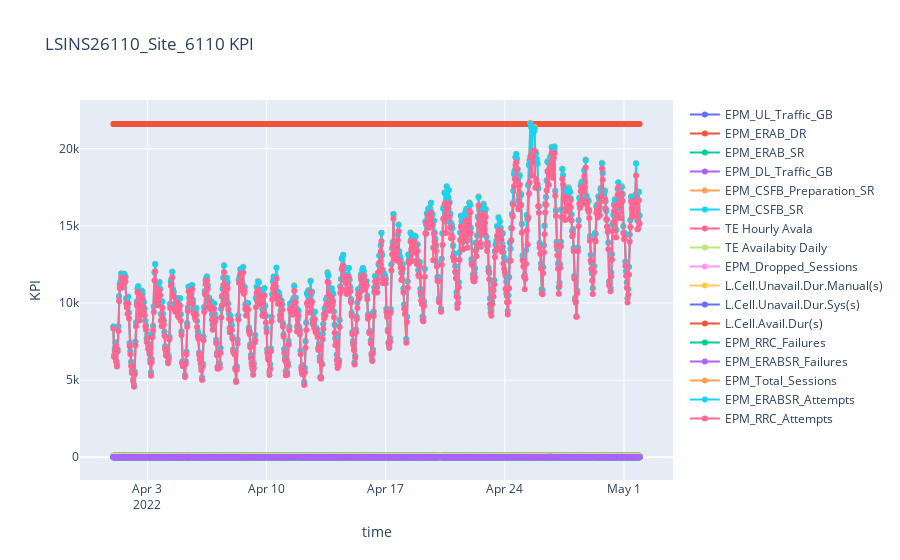

The code cell stored with this chart in its notebook:
### Code cell
# Cell KPI
snap = df[(df['eNodeB Name']=='LSINS26110_Site_6110')]
data = []
for i in snap.columns[3:]:
    trace = go.Scatter(x=snap['Time'],y=snap[i],name=i,mode='markers+lines')
    data.append(trace)
layout = go.Layout(title='{} KPI'.format(snap['eNodeB Name'].iloc[0]), xaxis ={'title':'time'},yaxis={'title':'KPI'},hovermode='x unified')
fig = go.Figure(data=data, layout=layout)
fig.update_xaxes(categoryorder='category ascending')
fig.show()

### Figure 1 — Plotly figure (JSON) as saved in the notebook; plotly's stock layout.template omitted (floating-point values rounded to 4 significant figures; data arrays with more than 128 entries replaced by an {"elided": "..."} marker saying what was removed)
{"data": [{"mode": "markers+lines", "name": "EPM_UL_Traffic_GB", "type": "scatter", "x": {"elided": "738 str values"}, "y": {"elided": "738 float values"}}, {"mode": "markers+lines", "name": "EPM_ERAB_DR", "type": "scatter", "x": {"elided": "738 str values"}, "y": {"elided": "738 float values"}}, {"mode": "markers+lines", "name": "EPM_ERAB_SR", "type": "scatter", "x": {"elided": "738 str values"}, "y": {"elided": "738 float values"}}, {"mode": "markers+lines", "name": "EPM_DL_Traffic_GB", "type": "scatter", "x": {"elided": "738 str values"}, "y": {"elided": "738 float values"}}, {"mode": "markers+lines", "name": "EPM_CSFB_Preparation_SR", "type": "scatter", "x": {"elided": "738 str values"}, "y": {"elided": "738 float values"}}, {"mode": "markers+lines", "name": "EPM_CSFB_SR", "type": "scatter", "x": {"elided": "738 str values"}, "y": {"elided": "738 int values"}}, {"mode": "markers+lines", "name": "TE Hourly Avala", "type": "scatter", "x": {"elided": "738 str values"}, "y": {"elided": "738 int values"}}, {"mode": "markers+lines", "name": "TE Availabity Daily", "type": "scatter", "x": {"elided": "738 str values"}, "y": {"elided": "738 int values"}}, {"mode": "markers+lines", "name": "EPM_Dropped_Sessions", "type": "scatter", "x": {"elided": "738 str values"}, "y": {"elided": "738 int values"}}, {"mode": "markers+lines", "name": "L.Cell.Unavail.Dur.Manual(s)", "type": "scatter", "x": {"elided": "738 str values"}, "y": {"elided": "738 int values"}}, {"mode": "markers+lines", "name": "L.Cell.Unavail.Dur.Sys(s)", "type": "scatter", "x": {"elided": "738 str values"}, "y": {"elided": "738 int values"}}, {"mode": "markers+lines", "name": "L.Cell.Avail.Dur(s)", "type": "scatter", "x": {"elided": "738 str values"}, "y": {"elided": "738 int values"}}, {"mode": "markers+lines", "name": "EPM_RRC_Failures", "type": "scatter", "x": {"elided": "738 str values"}, "y": {"elided": "738 int values"}}, {"mode": "markers+lines", "name": "EPM_ERABSR_Failures", "type": "scatter", "x": {"elided": "738 str values"}, "y": {"elided": "738 int values"}}, {"mode": "markers+lines", "name": "EPM_Total_Sessions", "type": "scatter", "x": {"elided": "738 str values"}, "y": {"elided": "738 int values"}}, {"mode": "markers+lines", "name": "EPM_ERABSR_Attempts", "type": "scatter", "x": {"elided": "738 str values"}, "y": {"elided": "738 int values"}}, {"mode": "markers+lines", "name": "EPM_RRC_Attempts", "type": "scatter", "x": {"elided": "738 str values"}, "y": {"elided": "738 int values"}}], "layout": {"autosize": true, "hovermode": "x unified", "title": {"text": "LSINS26110_Site_6110 KPI"}, "xaxis": {"autorange": true, "categoryorder": "category ascending", "range": ["2022-03-30 00:51:42.6406", "2022-05-03 21:08:17.3594"], "title": {"text": "time"}, "type": "date"}, "yaxis": {"autorange": true, "range": [-1789.0, 23470.0], "title": {"text": "KPI"}, "type": "linear"}}}
